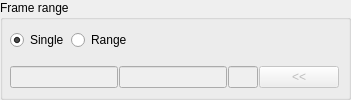
       <widget class="QGroupBox" name="frameRangeSettings_gb">
        <property name="title">
         <string>Frame range</string>
        </property>
        <layout class="QVBoxLayout" name="verticalLayout_2">
         <property name="spacing">
          <number>2</number>
         </property>
         <property name="leftMargin">
          <number>5</number>
         </property>
         <property name="topMargin">
          <number>2</number>
         </property>
         <property name="rightMargin">
          <number>2</number>
         </property>
         <property name="bottomMargin">
          <number>2</number>
         </property>
         <item>
          <widget class="QWidget" name="widget_3" native="true">
           <layout class="QHBoxLayout" name="horizontalLayout_15">
            <property name="spacing">
             <number>2</number>
            </property>
            <property name="margin">
             <number>2</number>
            </property>
            <item>
             <widget class="QRadioButton" name="singleFrame_rb">
              <property name="toolTip">
               <string>Export single frame</string>
              </property>
              <property name="text">
               <string>Single</string>
              </property>
              <property name="checked">
               <bool>true</bool>
              </property>
             </widget>
            </item>
            <item>
             <widget class="QRadioButton" name="rangeFrame_rb">
              <property name="toolTip">
               <string>Export frame range</string>
              </property>
              <property name="text">
               <string>Range</string>
              </property>
             </widget>
            </item>
            <item>
             <spacer name="horizontalSpacer">
              <property name="orientation">
               <enum>Qt::Horizontal</enum>
              </property>
              <property name="sizeHint" stdset="0">
               <size>
                <width>40</width>
                <height>20</height>
               </size>
              </property>
             </spacer>
            </item>
           </layout>
          </widget>
         </item>
         <item>
          <widget class="QWidget" name="range_wd" native="true">
           <property name="enabled">
            <bool>false</bool>
           </property>
           <layout class="QVBoxLayout" name="verticalLayout_21">
            <property name="spacing">
             <number>2</number>
            </property>
            <property name="margin">
             <number>2</number>
            </property>
            <item>
             <layout class="QHBoxLayout" name="horizontalLayout">
              <property name="spacing">
               <number>1</number>
              </property>
              <property name="leftMargin">
               <number>0</number>
              </property>
              <property name="rightMargin">
               <number>5</number>
              </property>
              <item>
               <widget class="QLineEdit" name="startFrame_le">
                <property name="maximumSize">
                 <size>
                  <width>11111111</width>
                  <height>16777215</height>
                 </size>
                </property>
                <property name="toolTip">
                 <string>&lt;!DOCTYPE HTML PUBLIC &quot;-//W3C//DTD HTML 4.0//EN&quot; &quot;http://www.w3.org/TR/REC-html40/strict.dtd&quot;&gt;
&lt;html&gt;&lt;head&gt;&lt;meta name=&quot;qrichtext&quot; content=&quot;1&quot; /&gt;&lt;style type=&quot;text/css&quot;&gt;
p, li { white-space: pre-wrap; }
&lt;/style&gt;&lt;/head&gt;&lt;body style=&quot; font-family:'MS Shell Dlg 2'; font-size:8.25pt; font-weight:400; font-style:normal;&quot;&gt;
&lt;p style=&quot; margin-top:0px; margin-bottom:0px; margin-left:0px; margin-right:0px; -qt-block-indent:0; text-indent:0px;&quot;&gt;&lt;span style=&quot; font-size:8pt;&quot;&gt;Start frame&lt;/span&gt;&lt;/p&gt;&lt;/body&gt;&lt;/html&gt;</string>
                </property>
                <property name="inputMethodHints">
                 <set>Qt::ImhDigitsOnly</set>
                </property>
                <property name="text">
                 <string/>
                </property>
               </widget>
              </item>
              <item>
               <widget class="QLineEdit" name="endFrame_le">
                <property name="maximumSize">
                 <size>
                  <width>1111111</width>
                  <height>16777215</height>
                 </size>
                </property>
                <property name="toolTip">
                 <string>&lt;!DOCTYPE HTML PUBLIC &quot;-//W3C//DTD HTML 4.0//EN&quot; &quot;http://www.w3.org/TR/REC-html40/strict.dtd&quot;&gt;
&lt;html&gt;&lt;head&gt;&lt;meta name=&quot;qrichtext&quot; content=&quot;1&quot; /&gt;&lt;style type=&quot;text/css&quot;&gt;
p, li { white-space: pre-wrap; }
&lt;/style&gt;&lt;/head&gt;&lt;body style=&quot; font-family:'MS Shell Dlg 2'; font-size:8.25pt; font-weight:400; font-style:normal;&quot;&gt;
&lt;p style=&quot; margin-top:0px; margin-bottom:0px; margin-left:0px; margin-right:0px; -qt-block-indent:0; text-indent:0px;&quot;&gt;&lt;span style=&quot; font-size:8pt;&quot;&gt;End Frame&lt;/span&gt;&lt;/p&gt;&lt;/body&gt;&lt;/html&gt;</string>
                </property>
                <property name="inputMethodHints">
                 <set>Qt::ImhDigitsOnly</set>
                </property>
                <property name="text">
                 <string/>
                </property>
               </widget>
              </item>
              <item>
               <widget class="QLineEdit" name="stepFrame_le">
                <property name="maximumSize">
                 <size>
                  <width>30</width>
                  <height>16777215</height>
                 </size>
                </property>
                <property name="toolTip">
                 <string>&lt;!DOCTYPE HTML PUBLIC &quot;-//W3C//DTD HTML 4.0//EN&quot; &quot;http://www.w3.org/TR/REC-html40/strict.dtd&quot;&gt;
&lt;html&gt;&lt;head&gt;&lt;meta name=&quot;qrichtext&quot; content=&quot;1&quot; /&gt;&lt;style type=&quot;text/css&quot;&gt;
p, li { white-space: pre-wrap; }
&lt;/style&gt;&lt;/head&gt;&lt;body style=&quot; font-family:'MS Shell Dlg 2'; font-size:8.25pt; font-weight:400; font-style:normal;&quot;&gt;
&lt;p style=&quot; margin-top:0px; margin-bottom:0px; margin-left:0px; margin-right:0px; -qt-block-indent:0; text-indent:0px;&quot;&gt;&lt;span style=&quot; font-size:8pt;&quot;&gt;Step&lt;/span&gt;&lt;/p&gt;&lt;/body&gt;&lt;/html&gt;</string>
                </property>
                <property name="inputMethodHints">
                 <set>Qt::ImhDigitsOnly</set>
                </property>
                <property name="text">
                 <string/>
                </property>
               </widget>
              </item>
              <item>
               <widget class="QPushButton" name="setrange_btn">
                <property name="minimumSize">
                 <size>
                  <width>30</width>
                  <height>0</height>
                 </size>
                </property>
                <property name="maximumSize">
                 <size>
                  <width>111</width>
                  <height>16777215</height>
                 </size>
                </property>
                <property name="toolTip">
                 <string>Set range from current timeline</string>
                </property>
                <property name="text">
                 <string>&lt;&lt;</string>
                </property>
               </widget>
              </item>
             </layout>
            </item>
           </layout>
          </widget>
         </item>
        </layout>
       </widget>
